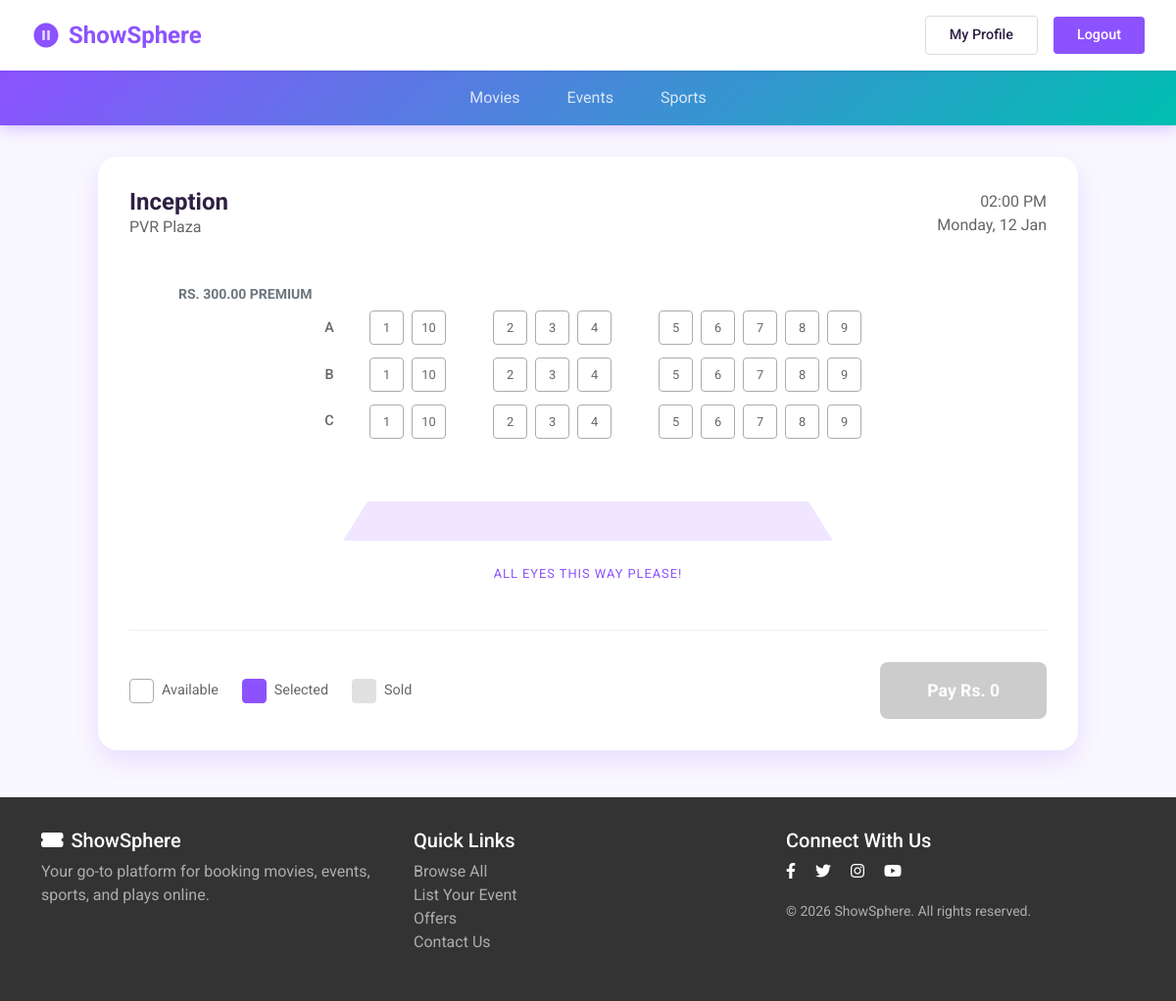
Page /show/4/seats/ (signed in) on the committed database.
### booking/models.py (models this page shows, shortened)
class Show(models.Model):
    SHOW_TYPE_CHOICES = [
        ('event', 'Event Show'),
        ('movie', 'Movie Show'),
    ]
    show_type = models.CharField(max_length=10, choices=SHOW_TYPE_CHOICES)
    event = models.ForeignKey(Event, on_delete=models.CASCADE, null=True, blank=True, related_name='shows')
    venue = models.ForeignKey(Venue, on_delete=models.CASCADE, null=True, blank=True, related_name='shows')
    movie = models.ForeignKey(Movie, on_delete=models.CASCADE, null=True, blank=True, related_name='shows')
    screen = models.ForeignKey(Screen, on_delete=models.CASCADE, null=True, blank=True, related_name='shows')
    show_date = models.DateField()
    show_time = models.TimeField()
    end_time = models.TimeField()
    base_price = models.DecimalField(max_digits=10, decimal_places=2, help_text='Starting price')
    is_active = models.BooleanField(default=True)
    created_at = models.DateTimeField(auto_now_add=True)
    class Meta:
        ordering = ['show_date', 'show_time']

class Movie(models.Model):
    STATUS_CHOICES = [
        ('pending', 'Pending Approval'),
        ('approved', 'Approved'),
        ('rejected', 'Rejected'),
    ]
    CERTIFICATION_CHOICES = [
        ('U', 'U - Universal'),
        ('UA', 'UA - Parental Guidance'),
        ('A', 'A - Adults Only'),
        ('S', 'S - Restricted'),
    ]
    theatre_owner = models.ForeignKey(TheatreOwnerProfile, on_delete=models.CASCADE, related_name='movies')
    title = models.CharField(max_length=200)
    description = models.TextField()
    genre = models.ForeignKey(Genre, on_delete=models.SET_NULL, null=True)
    language = models.ForeignKey(Language, on_delete=models.SET_NULL, null=True)
    duration = models.PositiveIntegerField(help_text='Duration in minutes')
    release_date = models.DateField()
    director = models.CharField(max_length=200, blank=True)
    cast = models.TextField(blank=True, help_text='Main cast members')
    certification = models.CharField(max_length=5, choices=CERTIFICATION_CHOICES, blank=True)
    poster = models.ImageField(upload_to='movie_posters/')
    trailer_url = models.URLField(blank=True, help_text='YouTube trailer URL')
    rating = models.DecimalField(max_digits=3, decimal_places=1, null=True, blank=True,
                                 validators=[MinValueValidator(0), MaxValueValidator(10)])
    status = models.CharField(max_length=20, choices=STATUS_CHOICES, default='pending')
    is_trending = models.BooleanField(default=False)
    created_at = models.DateTimeField(auto_now_add=True)
    updated_at = models.DateTimeField(auto_now=True)
    class Meta:
        ordering = ['-release_date']

class Screen(models.Model):
    theatre = models.ForeignKey(Theatre, on_delete=models.CASCADE, related_name='screens')
    name = models.CharField(max_length=50, help_text='Screen 1, Audi 2, etc.')
    total_seats = models.PositiveIntegerField()
    screen_type = models.CharField(max_length=50, blank=True, help_text='2D, 3D, IMAX, 4DX, etc.')
    is_active = models.BooleanField(default=True)
    class Meta:
        ordering = ['name']
        unique_together = ['theatre', 'name']

class Theatre(models.Model):
    owner = models.ForeignKey(TheatreOwnerProfile, on_delete=models.CASCADE, related_name='theatres')
    name = models.CharField(max_length=200, help_text='Theatre/Cinema name with location')
    city = models.ForeignKey(City, on_delete=models.CASCADE, related_name='theatres')
    address = models.TextField()
    total_screens = models.PositiveIntegerField()
    facilities = models.TextField(blank=True, help_text='Parking, Food Court, 3D, IMAX, etc.')
    is_active = models.BooleanField(default=True)
    created_at = models.DateTimeField(auto_now_add=True)
    class Meta:
        ordering = ['name']

class Seat(models.Model):
    SEAT_TYPE_CHOICES = [
        ('silver', 'Silver'),
        ('gold', 'Gold'),
        ('premium', 'Premium'),
        ('vip', 'VIP'),
        ('recliner', 'Recliner'),
    ]
    show = models.ForeignKey(Show, on_delete=models.CASCADE, related_name='seats')
    row = models.CharField(max_length=5)
    seat_number = models.CharField(max_length=5)
    seat_type = models.CharField(max_length=20, choices=SEAT_TYPE_CHOICES)
    price = models.DecimalField(max_digits=10, decimal_places=2)
    class Meta:
        ordering = ['row', 'seat_number']
        unique_together = ['show', 'row', 'seat_number']

### booking/views.py (the view, shortened to what this page needs)
# urls.py: path('show/<int:show_id>/seats/', views.seat_selection, name='seat_selection'),
@customer_required
def seat_selection(request, show_id):
    show = get_object_or_404(Show, id=show_id, is_active=True)
    release_expired_locks()
    seats = show.seats.all().order_by('row', 'seat_number')
    seat_bookings = SeatBooking.objects.filter(show=show).select_related('seat')
    seat_status = {}
    context = {
        'show': show,
        'seats': seats,
        'seat_status': seat_status,
    }
    return render(request, 'customer/seat_selection.html', context)

### booking/templatetags/custom_filters.py (called while the page is built)
@register.filter
def get_item(dictionary, key):
    if dictionary:
        return dictionary.get(key)
    return None

### booking/utils.py (called while the page is built)
def release_expired_locks():
    from .models import SeatBooking
    expired_locks = SeatBooking.objects.filter(
        status='locked',
        lock_expires_at__lt=timezone.now()
    )
    expired_locks.update(
        status='available',
        user=None,
        locked_at=None,
        lock_expires_at=None
    )
    return expired_locks.count()

### templates/customer/seat_selection.html (shortened to what this page needs)
{% extends 'base.html' %}
{% load static %}
{% load custom_filters %}
{% block navbar %}
<header class="header">
    <a href="{% url 'booking:home' %}" class="logo">
        <svg width="30" height="30" viewBox="0 0 24 24" fill="none" xmlns="http://www.w3.org/2000/svg">
            <circle cx="12" cy="12" r="10" fill="#8C52FF" fill-opacity="0.2" />
            <path d="M12 2C6.48 2 2 6.48 2 12s4.48 10 10 10 10-4.48 10-10S17.52 2 12 2zm-1 14H9V8h2v8zm4 0h-2V8h2v8z"
                fill="#8C52FF" />
        </svg>
        <span>ShowSphere</span>
    </a>
    <div class="auth-buttons">
        {% if user.is_authenticated %}
        {% if user.role == 'customer' %}
        <a href="{% url 'booking:customer_dashboard' %}" class="btn-custom btn-custom-outline">My Profile</a>
        {% elif user.role == 'organizer' %}
        <a href="{% url 'booking:organizer_dashboard' %}" class="btn-custom btn-custom-outline">Dashboard</a>
        {% elif user.role == 'theatre_owner' %}
        <a href="{% url 'booking:theatre_dashboard' %}" class="btn-custom btn-custom-outline">Dashboard</a>
        {% elif user.role == 'admin' %}
        <a href="{% url 'booking:admin_dashboard' %}" class="btn-custom btn-custom-outline">Admin</a>
        {% endif %}
        <a href="{% url 'booking:logout' %}" class="btn-custom btn-custom-primary">Logout</a>
        {% else %}
        <a href="{% url 'booking:organizer_register' %}" class="btn-custom btn-custom-outline">New Partner</a>
        <a href="{% url 'booking:login' %}" class="btn-custom btn-custom-primary">Sign In</a>
        {% endif %}
    </div>
</header>
<nav class="nav-bar">
    <ul class="nav-links">
        <li><a href="{% url 'booking:browse' %}">Movies</a></li>
        <li><a href="{% url 'booking:browse' %}?category=events">Events</a></li>
        <li><a href="{% url 'booking:browse' %}?category=sports">Sports</a></li>
    </ul>
</nav>
{% endblock %}
{% block content %}
<div class="seat-selection-container">
    <div class="screen-header">
        <div>
            {% if show.show_type == 'movie' %}
            <h1 class="movie-title">{{ show.movie.title }}</h1>
            <p class="movie-meta">{{ show.screen.theatre.name }}</p>
            {% else %}
            <h1 class="movie-title">{{ show.event.title }}</h1>
            <p class="movie-meta">{{ show.venue.name }}</p>
            {% endif %}
        </div>
        <div style="text-align: right;">
            <p class="movie-meta">{{ show.show_time|time:"h:i A" }}</p>
            <p class="movie-meta">{{ show.show_date|date:"l, d M" }}</p>
        </div>
    </div>
    <form id="bookingForm" action="{% url 'booking:payment' show.id %}" method="get">
        {% regroup seats by row as row_list %}
        {% for row in row_list %}
        {% with first_seat=row.list.0 %}
        {% ifchanged first_seat.price %}
        <div class="row">
            <div class="col-12">
                <h6 class="text-secondary mt-3 mb-2 small fw-bold text-uppercase" style="margin-left: 50px;">
                    Rs. {{ first_seat.price }}
                    {% if first_seat.price >= 300 %}Premium
                    {% elif first_seat.price >= 200 %}Executive
                    {% else %}Normal{% endif %}
                </h6>
            </div>
        </div>
        {% endifchanged %}
        {% endwith %}
        <div class="seat-row">
            <div class="row-label">{{ row.grouper }}</div>
            <div class="seat-group">
                {% for seat in row.list %}
                {% with status=seat_status|get_item:seat.id %}
                <div class="seat
                        {% if status == 'booked' %}sold{% elif status == 'locked' %}locked{% elif status == 'my_lock' %}selected{% endif %}"
                    style="{% if seat.seat_number == '4' or seat.seat_number == '10' %}margin-right: 40px;{% endif %}"
                    data-seat-id="{{ seat.id }}" data-price="{{ seat.price }}"
                    title="{{ seat.row }}{{ seat.seat_number }} - ₹{{ seat.price }}">
                    {{ seat.seat_number }}
                </div>
                {% endwith %}
                {% endfor %}
            </div>
        </div>
        {% endfor %}
    </form>
    <div class="screen-area">
        <div class="screen-shape"></div>
        <div class="screen-text">All eyes this way please!</div>
    </div>
    <div class="footer-action">
        <div class="legend">
            <div class="legend-item">
                <div class="legend-box"></div> Available
            </div>
            <div class="legend-item">
                <div class="legend-box selected"></div> Selected
            </div>
            <div class="legend-item">
                <div class="legend-box sold"></div> Sold
            </div>
        </div>
        <button id="bookButton" class="btn-pay" disabled>Pay Rs. 0</button>
    </div>
</div>
{% endblock %}

### static/css/style.css (style rules this page uses)
:root { --primary-color: #f84464; --secondary-color: #222539; --accent-color: #f5f5f5; --text-primary: #333333; --text-secondary: #666666; --text-white: #ffffff; --background-light: #f5f5f5; --background-white: #ffffff; --success-color: #4caf50; --warning-color: #ff9800; --danger-color: #f44336; --border-radius: 8px; --box-shadow: 0 4px 8px rgba(0, 0, 0, 0.1); --transition: all 0.3s ease; }
body { font-family: 'Roboto', 'Inter', sans-serif; background-color: var(--background-light); color: var(--text-primary); margin: 0; padding: 0; box-sizing: border-box; }
.seat-row { display: flex; gap: 10px; margin-bottom: 10px; align-items: center; }
.seat { width: 30px; height: 30px; border: 1px solid #ccc; border-radius: 4px; display: flex; align-items: center; justify-content: center; cursor: pointer; font-size: 10px; background-color: white; }

### rows in the picture
Show: movie "Inception", screen.theatre.name "PVR Plaza", show_time "02:00 PM", show_date "Monday, 12 Jan"
Seat: price "300.00", seat_number "1"
Seat: seat_number "10"
Seat: seat_number "2"
Seat: seat_number "3"
Seat: seat_number "4"
Seat: seat_number "5"
Seat: seat_number "6"
Seat: seat_number "7"
Seat: seat_number "8"
Seat: seat_number "9"
Seat: seat_number "1"
Seat: seat_number "10"
Seat: seat_number "2"
Seat: seat_number "3"
Seat: seat_number "4"
Seat: seat_number "5"
Seat: seat_number "6"
Seat: seat_number "7"
Seat: seat_number "8"
Seat: seat_number "9"
Seat: seat_number "1"
Seat: seat_number "10"
Seat: seat_number "2"
Seat: seat_number "3"
Seat: seat_number "4"
Seat: seat_number "5"
Seat: seat_number "6"
Seat: seat_number "7"
Seat: seat_number "8"
Seat: seat_number "9"

### other values in the picture
{{ row.grouper }} "A" "B" "C"
